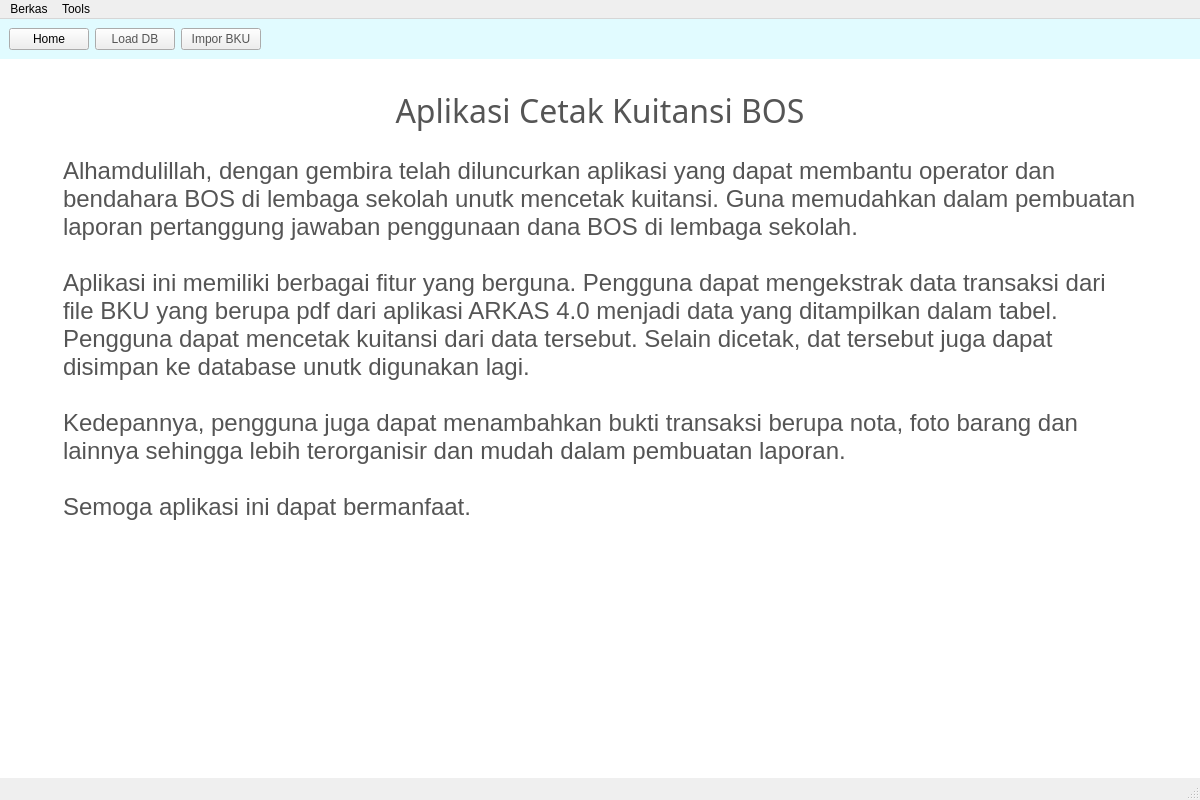
<?xml version="1.0" encoding="UTF-8"?>
<ui version="4.0">
 <class>MainWindow</class>
 <widget class="QMainWindow" name="MainWindow">
  <property name="geometry">
   <rect>
    <x>0</x>
    <y>0</y>
    <width>1200</width>
    <height>800</height>
   </rect>
  </property>
  <property name="minimumSize">
   <size>
    <width>1200</width>
    <height>800</height>
   </size>
  </property>
  <property name="windowTitle">
   <string>Aplikasi Keren</string>
  </property>
  <property name="styleSheet">
   <string notr="true">QWidget QPushButton {

}</string>
  </property>
  <widget class="QWidget" name="centralwidget">
   <layout class="QVBoxLayout" name="verticalLayout">
    <property name="spacing">
     <number>0</number>
    </property>
    <property name="leftMargin">
     <number>0</number>
    </property>
    <property name="topMargin">
     <number>0</number>
    </property>
    <property name="rightMargin">
     <number>0</number>
    </property>
    <property name="bottomMargin">
     <number>0</number>
    </property>
    <item>
     <widget class="QFrame" name="frame">
      <property name="frameShape">
       <enum>QFrame::Shape::NoFrame</enum>
      </property>
      <property name="frameShadow">
       <enum>QFrame::Shadow::Raised</enum>
      </property>
      <layout class="QVBoxLayout" name="verticalLayout_2">
       <property name="spacing">
        <number>0</number>
       </property>
       <property name="leftMargin">
        <number>0</number>
       </property>
       <property name="topMargin">
        <number>0</number>
       </property>
       <property name="rightMargin">
        <number>0</number>
       </property>
       <property name="bottomMargin">
        <number>0</number>
       </property>
       <item>
        <widget class="QFrame" name="frame_toolbar">
         <property name="maximumSize">
          <size>
           <width>16777215</width>
           <height>50</height>
          </size>
         </property>
         <property name="styleSheet">
          <string notr="true">QWidget #frame_toolbar {
	background-color: rgb(225, 251, 255)
}</string>
         </property>
         <property name="frameShape">
          <enum>QFrame::Shape::NoFrame</enum>
         </property>
         <property name="frameShadow">
          <enum>QFrame::Shadow::Plain</enum>
         </property>
         <layout class="QHBoxLayout" name="horizontalLayout">
          <item>
           <widget class="QPushButton" name="pb_home">
            <property name="cursor">
             <cursorShape>PointingHandCursor</cursorShape>
            </property>
            <property name="text">
             <string>Home</string>
            </property>
            <property name="icon">
             <iconset resource="resources.qrc">
              <normaloff>:/icons/icons/home.png</normaloff>:/icons/icons/home.png</iconset>
            </property>
           </widget>
          </item>
          <item>
           <widget class="QPushButton" name="pb_load_db">
            <property name="minimumSize">
             <size>
              <width>0</width>
              <height>0</height>
             </size>
            </property>
            <property name="cursor">
             <cursorShape>PointingHandCursor</cursorShape>
            </property>
            <property name="styleSheet">
             <string notr="true">color: #555;</string>
            </property>
            <property name="text">
             <string>Load DB</string>
            </property>
            <property name="icon">
             <iconset resource="resources.qrc">
              <normaloff>:/icons/icons/database.png</normaloff>:/icons/icons/database.png</iconset>
            </property>
           </widget>
          </item>
          <item>
           <widget class="QPushButton" name="pb_impor_bku">
            <property name="cursor">
             <cursorShape>PointingHandCursor</cursorShape>
            </property>
            <property name="styleSheet">
             <string notr="true">color: #555;</string>
            </property>
            <property name="text">
             <string>Impor BKU</string>
            </property>
            <property name="icon">
             <iconset resource="resources.qrc">
              <normaloff>:/icons/icons/pdf.png</normaloff>:/icons/icons/pdf.png</iconset>
            </property>
           </widget>
          </item>
          <item>
           <spacer name="horizontalSpacer">
            <property name="orientation">
             <enum>Qt::Orientation::Horizontal</enum>
            </property>
            <property name="sizeHint" stdset="0">
             <size>
              <width>654</width>
              <height>20</height>
             </size>
            </property>
           </spacer>
          </item>
          <item>
           <widget class="QPushButton" name="pb_setting">
            <property name="cursor">
             <cursorShape>PointingHandCursor</cursorShape>
            </property>
            <property name="toolTip">
             <string>Pengaturan Sekolah</string>
            </property>
            <property name="text">
             <string/>
            </property>
            <property name="icon">
             <iconset resource="resources.qrc">
              <normaloff>:/icons/icons/cogwheel.png</normaloff>:/icons/icons/cogwheel.png</iconset>
            </property>
            <property name="flat">
             <bool>true</bool>
            </property>
           </widget>
          </item>
         </layout>
        </widget>
       </item>
       <item>
        <widget class="QFrame" name="frame_main">
         <property name="styleSheet">
          <string notr="true">background-color: white;</string>
         </property>
         <property name="frameShape">
          <enum>QFrame::Shape::NoFrame</enum>
         </property>
         <property name="frameShadow">
          <enum>QFrame::Shadow::Plain</enum>
         </property>
         <property name="lineWidth">
          <number>0</number>
         </property>
         <layout class="QVBoxLayout" name="verticalLayout_3">
          <item>
           <widget class="QStackedWidget" name="stackedWidget">
            <property name="styleSheet">
             <string notr="true">color: #555;</string>
            </property>
            <property name="currentIndex">
             <number>0</number>
            </property>
            <widget class="QWidget" name="page_home">
             <layout class="QVBoxLayout" name="verticalLayout_5">
              <property name="spacing">
               <number>20</number>
              </property>
              <property name="leftMargin">
               <number>50</number>
              </property>
              <property name="topMargin">
               <number>20</number>
              </property>
              <property name="rightMargin">
               <number>50</number>
              </property>
              <property name="bottomMargin">
               <number>20</number>
              </property>
              <item>
               <widget class="QLabel" name="label">
                <property name="font">
                 <font>
                  <family>Arial Black</family>
                  <pointsize>24</pointsize>
                 </font>
                </property>
                <property name="text">
                 <string>Aplikasi Cetak Kuitansi BOS</string>
                </property>
                <property name="alignment">
                 <set>Qt::AlignmentFlag::AlignCenter</set>
                </property>
               </widget>
              </item>
              <item>
               <widget class="QTextBrowser" name="textBrowser">
                <property name="frameShape">
                 <enum>QFrame::Shape::NoFrame</enum>
                </property>
                <property name="html">
                 <string>&lt;!DOCTYPE HTML PUBLIC &quot;-//W3C//DTD HTML 4.0//EN&quot; &quot;http://www.w3.org/TR/REC-html40/strict.dtd&quot;&gt;
&lt;html&gt;&lt;head&gt;&lt;meta name=&quot;qrichtext&quot; content=&quot;1&quot; /&gt;&lt;meta charset=&quot;utf-8&quot; /&gt;&lt;style type=&quot;text/css&quot;&gt;
p, li { white-space: pre-wrap; }
hr { height: 1px; border-width: 0; }
li.unchecked::marker { content: &quot;\2610&quot;; }
li.checked::marker { content: &quot;\2612&quot;; }
&lt;/style&gt;&lt;/head&gt;&lt;body style=&quot; font-family:'.AppleSystemUIFont'; font-size:13pt; font-weight:400; font-style:normal;&quot;&gt;
&lt;p style=&quot; margin-top:0px; margin-bottom:0px; margin-left:0px; margin-right:0px; -qt-block-indent:0; text-indent:0px;&quot;&gt;&lt;span style=&quot; font-size:18pt;&quot;&gt;Alhamdulillah, dengan gembira telah diluncurkan aplikasi yang dapat membantu operator dan bendahara BOS di lembaga sekolah unutk mencetak kuitansi. Guna memudahkan dalam pembuatan laporan pertanggung jawaban penggunaan dana BOS di lembaga sekolah.&lt;/span&gt;&lt;/p&gt;
&lt;p style=&quot;-qt-paragraph-type:empty; margin-top:0px; margin-bottom:0px; margin-left:0px; margin-right:0px; -qt-block-indent:0; text-indent:0px; font-size:18pt;&quot;&gt;&lt;br /&gt;&lt;/p&gt;
&lt;p style=&quot; margin-top:0px; margin-bottom:0px; margin-left:0px; margin-right:0px; -qt-block-indent:0; text-indent:0px;&quot;&gt;&lt;span style=&quot; font-size:18pt;&quot;&gt;Aplikasi ini memiliki berbagai fitur yang berguna. Pengguna dapat mengekstrak data transaksi dari file BKU yang berupa pdf dari aplikasi ARKAS 4.0 menjadi data yang ditampilkan dalam tabel. Pengguna dapat mencetak kuitansi dari data tersebut. Selain dicetak, dat tersebut juga dapat disimpan ke database unutk digunakan lagi.&lt;/span&gt;&lt;/p&gt;
&lt;p style=&quot;-qt-paragraph-type:empty; margin-top:0px; margin-bottom:0px; margin-left:0px; margin-right:0px; -qt-block-indent:0; text-indent:0px; font-size:18pt;&quot;&gt;&lt;br /&gt;&lt;/p&gt;
&lt;p style=&quot; margin-top:0px; margin-bottom:0px; margin-left:0px; margin-right:0px; -qt-block-indent:0; text-indent:0px;&quot;&gt;&lt;span style=&quot; font-size:18pt;&quot;&gt;Kedepannya, pengguna juga dapat menambahkan bukti transaksi berupa nota, foto barang dan lainnya sehingga lebih terorganisir dan mudah dalam pembuatan laporan.&lt;/span&gt;&lt;/p&gt;
&lt;p style=&quot;-qt-paragraph-type:empty; margin-top:0px; margin-bottom:0px; margin-left:0px; margin-right:0px; -qt-block-indent:0; text-indent:0px; font-size:18pt;&quot;&gt;&lt;br /&gt;&lt;/p&gt;
&lt;p style=&quot; margin-top:0px; margin-bottom:0px; margin-left:0px; margin-right:0px; -qt-block-indent:0; text-indent:0px;&quot;&gt;&lt;span style=&quot; font-size:18pt;&quot;&gt;Semoga aplikasi ini dapat bermanfaat.&lt;/span&gt;&lt;/p&gt;&lt;/body&gt;&lt;/html&gt;</string>
                </property>
               </widget>
              </item>
             </layout>
            </widget>
            <widget class="QWidget" name="page_bku">
             <property name="styleSheet">
              <string notr="true"/>
             </property>
             <layout class="QVBoxLayout" name="verticalLayout_4">
              <property name="spacing">
               <number>0</number>
              </property>
              <property name="leftMargin">
               <number>0</number>
              </property>
              <property name="rightMargin">
               <number>0</number>
              </property>
              <property name="bottomMargin">
               <number>0</number>
              </property>
              <item>
               <widget class="QFrame" name="frame_2">
                <property name="frameShape">
                 <enum>QFrame::Shape::StyledPanel</enum>
                </property>
                <property name="frameShadow">
                 <enum>QFrame::Shadow::Raised</enum>
                </property>
                <layout class="QHBoxLayout" name="horizontalLayout_2">
                 <item>
                  <widget class="QFrame" name="frame_table_tool">
                   <property name="sizePolicy">
                    <sizepolicy hsizetype="Preferred" vsizetype="Preferred">
                     <horstretch>3</horstretch>
                     <verstretch>0</verstretch>
                    </sizepolicy>
                   </property>
                   <property name="frameShape">
                    <enum>QFrame::Shape::NoFrame</enum>
                   </property>
                   <property name="frameShadow">
                    <enum>QFrame::Shadow::Plain</enum>
                   </property>
                   <layout class="QHBoxLayout" name="horizontalLayout_3">
                    <item>
                     <widget class="QLabel" name="label_2">
                      <property name="font">
                       <font>
                        <family>Arial Black</family>
                        <pointsize>14</pointsize>
                       </font>
                      </property>
                      <property name="text">
                       <string>Tabel Transaksi</string>
                      </property>
                     </widget>
                    </item>
                   </layout>
                  </widget>
                 </item>
                 <item>
                  <widget class="QFrame" name="frame_filter">
                   <property name="sizePolicy">
                    <sizepolicy hsizetype="Preferred" vsizetype="Preferred">
                     <horstretch>1</horstretch>
                     <verstretch>0</verstretch>
                    </sizepolicy>
                   </property>
                   <property name="frameShape">
                    <enum>QFrame::Shape::NoFrame</enum>
                   </property>
                   <property name="frameShadow">
                    <enum>QFrame::Shadow::Plain</enum>
                   </property>
                   <layout class="QFormLayout" name="formLayout">
                    <property name="fieldGrowthPolicy">
                     <enum>QFormLayout::FieldGrowthPolicy::ExpandingFieldsGrow</enum>
                    </property>
                    <item row="0" column="0">
                     <widget class="QLabel" name="label_3">
                      <property name="text">
                       <string>Filter:</string>
                      </property>
                     </widget>
                    </item>
                    <item row="0" column="1">
                     <widget class="QLineEdit" name="le_search">
                      <property name="styleSheet">
                       <string notr="true">padding: 4px 6px;</string>
                      </property>
                      <property name="placeholderText">
                       <string>Cari..</string>
                      </property>
                     </widget>
                    </item>
                   </layout>
                  </widget>
                 </item>
                </layout>
               </widget>
              </item>
              <item>
               <widget class="QTableWidget" name="tableWidget">
                <column>
                 <property name="text">
                  <string>#</string>
                 </property>
                </column>
                <column>
                 <property name="text">
                  <string>Tanggal</string>
                 </property>
                </column>
                <column>
                 <property name="text">
                  <string>Kode Kegiatan</string>
                 </property>
                </column>
                <column>
                 <property name="text">
                  <string>Kode Kegiatan</string>
                 </property>
                </column>
                <column>
                 <property name="text">
                  <string>No. Bukti</string>
                 </property>
                </column>
                <column>
                 <property name="text">
                  <string>Nominal</string>
                 </property>
                </column>
               </widget>
              </item>
             </layout>
            </widget>
           </widget>
          </item>
         </layout>
        </widget>
       </item>
      </layout>
     </widget>
    </item>
   </layout>
  </widget>
  <widget class="QMenuBar" name="menubar">
   <property name="geometry">
    <rect>
     <x>0</x>
     <y>0</y>
     <width>1200</width>
     <height>24</height>
    </rect>
   </property>
   <widget class="QMenu" name="menuBerkas">
    <property name="title">
     <string>Berkas</string>
    </property>
    <addaction name="act_impor_nku"/>
    <addaction name="act_load_db"/>
    <addaction name="separator"/>
    <addaction name="act_close"/>
   </widget>
   <widget class="QMenu" name="menuTools">
    <property name="title">
     <string>Tools</string>
    </property>
    <addaction name="act_id_sekolah"/>
   </widget>
   <addaction name="menuBerkas"/>
   <addaction name="menuTools"/>
  </widget>
  <widget class="QStatusBar" name="statusbar"/>
  <action name="act_impor_nku">
   <property name="text">
    <string>Impor BKU</string>
   </property>
  </action>
  <action name="act_load_db">
   <property name="text">
    <string>Load Database</string>
   </property>
  </action>
  <action name="act_close">
   <property name="text">
    <string>Close</string>
   </property>
  </action>
  <action name="act_id_sekolah">
   <property name="text">
    <string>Identitas Sekolah</string>
   </property>
  </action>
 </widget>
 <resources>
  <include location="resources.qrc"/>
 </resources>
 <connections/>
</ui>
